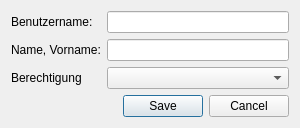
<?xml version="1.0" encoding="UTF-8"?>
<ui version="4.0">
 <class>PostNAS_userWindow</class>
 <widget class="QDialog" name="PostNAS_userWindow">
  <property name="geometry">
   <rect>
    <x>0</x>
    <y>0</y>
    <width>300</width>
    <height>125</height>
   </rect>
  </property>
  <property name="windowTitle">
   <string>Dialog</string>
  </property>
  <layout class="QGridLayout" name="gridLayout">
   <item row="0" column="0">
    <widget class="QLabel" name="label">
     <property name="text">
      <string>Benutzername:</string>
     </property>
    </widget>
   </item>
   <item row="0" column="1">
    <widget class="QLineEdit" name="lineEdit_username"/>
   </item>
   <item row="1" column="0">
    <widget class="QLabel" name="label_2">
     <property name="text">
      <string>Name, Vorname:</string>
     </property>
    </widget>
   </item>
   <item row="1" column="1">
    <widget class="QLineEdit" name="lineEdit_name"/>
   </item>
   <item row="2" column="0">
    <widget class="QLabel" name="label_3">
     <property name="text">
      <string>Berechtigung</string>
     </property>
    </widget>
   </item>
   <item row="2" column="1">
    <widget class="QComboBox" name="comboBox"/>
   </item>
   <item row="3" column="1">
    <spacer name="verticalSpacer">
     <property name="orientation">
      <enum>Qt::Vertical</enum>
     </property>
     <property name="sizeHint" stdset="0">
      <size>
       <width>20</width>
       <height>40</height>
      </size>
     </property>
    </spacer>
   </item>
   <item row="4" column="1">
    <widget class="QDialogButtonBox" name="buttonBox">
     <property name="orientation">
      <enum>Qt::Horizontal</enum>
     </property>
     <property name="standardButtons">
      <set>QDialogButtonBox::Cancel|QDialogButtonBox::Save</set>
     </property>
    </widget>
   </item>
  </layout>
 </widget>
 <resources/>
 <connections>
  <connection>
   <sender>buttonBox</sender>
   <signal>accepted()</signal>
   <receiver>PostNAS_userWindow</receiver>
   <slot>accept()</slot>
   <hints>
    <hint type="sourcelabel">
     <x>248</x>
     <y>254</y>
    </hint>
    <hint type="destinationlabel">
     <x>157</x>
     <y>274</y>
    </hint>
   </hints>
  </connection>
  <connection>
   <sender>buttonBox</sender>
   <signal>rejected()</signal>
   <receiver>PostNAS_userWindow</receiver>
   <slot>reject()</slot>
   <hints>
    <hint type="sourcelabel">
     <x>316</x>
     <y>260</y>
    </hint>
    <hint type="destinationlabel">
     <x>286</x>
     <y>274</y>
    </hint>
   </hints>
  </connection>
 </connections>
</ui>
